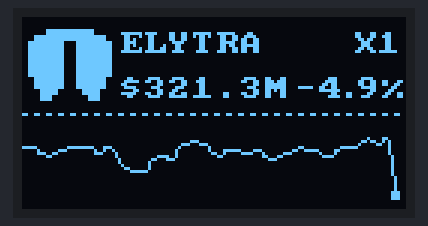
Bench run of a program on a simulated ESP32. On the bench: 128×64 one-colour display. What the program prints to the serial monitor is not drawn.

Above: at 0.1 s.

The program:

main.cpp
```cpp
#include <Adafruit_SSD1306.h>
#include <Adafruit_GFX.h>
#include <wire.h>

#define SCREEN_WIDTH 128
#define SCREEN_HEIGHT 64

Adafruit_SSD1306 display(SCREEN_WIDTH, SCREEN_HEIGHT, &Wire, -1);

//lopaka generated code
static const unsigned char PROGMEM image_Example_frame_bits[] = {0x00,0x00,0x00,0x00,0x00,0x00,0x00,0x00,0x00,0x00,0x00,0x00,0x00,0x00,0x00,0x00,0x00,0x00,0x00,0x00,0x00,0x00,0x00,0x00,0x00,0x00,0x00,0x00,0x00,0x00,0x00,0x00,0x00,0x00,0x00,0x00,0x00,0x00,0x00,0x00,0x00,0x00,0x00,0x00,0x00,0x00,0x00,0x00,0x00,0x00,0x00,0x00,0x00,0x00,0x00,0x00,0x00,0x00,0x00,0x00,0x00,0x00,0x00,0x00,0x00,0xff,0xff,0x00,0x00,0x00,0x00,0x00,0x00,0x00,0x00,0x00,0x00,0x00,0x00,0x00,0x00,0xff,0xff,0x00,0x7f,0x78,0x66,0x7e,0x7e,0x18,0x00,0x00,0x00,0x01,0x8c,0x60,0x0f,0xff,0xff,0xf0,0x31,0x30,0x66,0x5a,0x33,0x3c,0x00,0x00,0x00,0x01,0x8c,0xe0,0x0f,0xff,0xff,0xf0,0x34,0x30,0x66,0x18,0x33,0x66,0x00,0x00,0x00,0x00,0xd8,0x60,0x3f,0xfc,0x3f,0xfc,0x3c,0x30,0x3c,0x18,0x3e,0x66,0x00,0x00,0x00,0x00,0x70,0x60,0x3f,0xfc,0x3f,0xfc,0x34,0x31,0x18,0x18,0x36,0x7e,0x00,0x00,0x00,0x00,0x70,0x60,0x3f,0xfc,0x3f,0xfc,0x31,0x33,0x18,0x18,0x33,0x66,0x00,0x00,0x00,0x00,0xd8,0x60,0x3f,0xfc,0x3f,0xfc,0x7f,0x7f,0x3c,0x3c,0x73,0x66,0x00,0x00,0x00,0x01,0x8d,0xf8,0x3f,0xfc,0x3f,0xfc,0x00,0x00,0x00,0x00,0x00,0x00,0x00,0x00,0x00,0x00,0x00,0x00,0x3f,0xfc,0x3f,0xfc,0x00,0x00,0x00,0x00,0x00,0x00,0x00,0x00,0x00,0x00,0x00,0x00,0x3f,0xfc,0x3f,0xfc,0x00,0x00,0x00,0x00,0x00,0x00,0x00,0x00,0x00,0x00,0x00,0x00,0x3f,0xfc,0x3f,0xfc,0x00,0x00,0x00,0x00,0x00,0x00,0x00,0x00,0x00,0x00,0x00,0x00,0x3f,0xfc,0x3f,0xfc,0x00,0x00,0x00,0x00,0x00,0x00,0x00,0x00,0x00,0x00,0x00,0x00,0x3f,0xfc,0x3f,0xfc,0x00,0x00,0x00,0x00,0x00,0x00,0x00,0x00,0x00,0x00,0x00,0x00,0x3f,0xfc,0x3f,0xfc,0x00,0x00,0x00,0x00,0x00,0x00,0x00,0x00,0x00,0x00,0x00,0x00,0x3f,0xfc,0x3f,0xfc,0x00,0x00,0x00,0x00,0x00,0x00,0x00,0x00,0x00,0x00,0x00,0x00,0x0f,0xfc,0x3f,0xf0,0x18,0x3c,0x3c,0x18,0x00,0x3c,0x63,0x00,0x03,0x80,0x78,0x00,0x0f,0xfc,0x3f,0xf0,0x3e,0x66,0x66,0x38,0x00,0x66,0x77,0x00,0x07,0x80,0xcc,0xc6,0x0f,0xfc,0x3f,0xf0,0x60,0x06,0x06,0x18,0x00,0x06,0x7f,0x00,0x0d,0x80,0xcc,0xcc,0x0f,0xfc,0x3f,0xf0,0x3c,0x1c,0x1c,0x18,0x00,0x1c,0x7f,0x0f,0x99,0x80,0x7c,0x18,0x03,0xf0,0x0f,0xc0,0x06,0x06,0x30,0x18,0x00,0x06,0x6b,0x00,0x1f,0xc0,0x0c,0x30,0x03,0xf0,0x0f,0xc0,0x7c,0x66,0x66,0x18,0x18,0x66,0x63,0x00,0x01,0x8c,0x18,0x66,0x03,0xc0,0x03,0xc0,0x18,0x3c,0x7e,0x7e,0x18,0x3c,0x63,0x00,0x03,0xcc,0x70,0xc6,0x03,0xc0,0x03,0xc0,0x00,0x00,0x00,0x00,0x00,0x00,0x00,0x00,0x00,0x00,0x00,0x00,0x00,0x00,0x00,0x00,0x00,0x00,0x00,0x00,0x00,0x00,0x00,0x00,0x00,0x00,0x00,0x00,0x00,0x00,0x00,0x00,0x00,0x00,0x00,0x00,0x00,0x00,0x00,0x00,0x00,0x00,0x00,0x00,0x00,0x00,0x00,0x00,0x00,0x00,0x00,0x00,0x00,0x00,0x00,0x00,0x00,0x00,0x00,0x00,0x00,0x00,0x00,0x00,0x00,0x00,0x00,0x00,0x00,0x00,0x00,0x00,0x00,0x00,0x00,0x00,0xcc,0xcc,0xcc,0xcc,0xcc,0xcc,0xcc,0xcc,0xcc,0xcc,0xcc,0xcc,0xcc,0xcc,0xcc,0xcc,0x00,0x00,0x00,0x00,0x00,0x00,0x00,0x00,0x00,0x00,0x00,0x00,0x00,0x00,0x00,0x00,0x00,0x00,0x00,0x00,0x00,0x00,0x00,0x00,0x00,0x00,0x00,0x00,0x00,0x00,0x00,0x00,0x00,0x00,0x00,0x00,0x00,0x00,0x00,0x00,0x00,0x00,0x00,0x00,0x00,0x00,0x00,0x00,0x00,0x00,0x00,0x00,0x00,0x00,0x00,0x00,0x00,0x00,0x00,0x00,0x00,0x00,0x00,0x00,0x00,0x00,0x00,0x00,0x00,0x00,0x00,0x00,0x00,0x00,0x00,0x00,0x00,0x00,0x00,0x00,0x00,0x00,0x00,0x00,0x00,0x00,0x00,0x00,0x00,0x00,0x00,0x00,0x00,0x00,0x00,0x00,0x00,0x00,0x00,0x00,0x00,0x00,0x00,0x00,0x00,0x00,0x00,0x00,0x00,0x00,0x00,0x00,0x00,0x00,0x00,0x00,0x00,0x00,0x00,0x00,0x00,0x00,0x00,0x00,0x00,0x00,0x10,0xc0,0x00,0x00,0x00,0x00,0x00,0x00,0x00,0xe0,0x00,0x00,0x00,0x00,0x00,0x00,0x6c,0xa0,0x00,0x00,0x00,0x00,0x00,0x00,0x07,0x1c,0x00,0x00,0x00,0x00,0x00,0x00,0x83,0x20,0xf8,0x01,0xff,0x1c,0x00,0x00,0x08,0x02,0x00,0x00,0x00,0x0c,0x00,0x3f,0x00,0x20,0x04,0x0e,0x00,0x92,0x00,0x00,0x10,0x02,0x1f,0x87,0x00,0x33,0xe0,0xc0,0x00,0x20,0x07,0x30,0x00,0xe1,0x00,0x00,0x10,0x01,0x90,0x78,0x81,0xc0,0x10,0x80,0x00,0x20,0x00,0xc0,0x00,0x01,0x00,0x07,0x90,0x00,0x60,0x00,0xc6,0x00,0x0f,0x00,0x00,0x10,0x00,0x00,0x00,0x00,0x80,0x18,0xe0,0x00,0x00,0x00,0x38,0x00,0x00,0x00,0x00,0x10,0x00,0x00,0x00,0x00,0x80,0x20,0x00,0x00,0x00,0x00,0x00,0x00,0x00,0x00,0x00,0x10,0x00,0x00,0x00,0x00,0x40,0x20,0x00,0x00,0x00,0x00,0x00,0x00,0x00,0x00,0x00,0x10,0x00,0x00,0x00,0x00,0x30,0x20,0x00,0x00,0x00,0x00,0x00,0x00,0x00,0x00,0x00,0x10,0x00,0x00,0x00,0x00,0x0f,0xc0,0x00,0x00,0x00,0x00,0x00,0x00,0x00,0x00,0x00,0x10,0x00,0x00,0x00,0x00,0x00,0x00,0x00,0x00,0x00,0x00,0x00,0x00,0x00,0x00,0x00,0x10,0x00,0x00,0x00,0x00,0x00,0x00,0x00,0x00,0x00,0x00,0x00,0x00,0x00,0x00,0x00,0x08,0x00,0x00,0x00,0x00,0x00,0x00,0x00,0x00,0x00,0x00,0x00,0x00,0x00,0x00,0x00,0x08,0x00,0x00,0x00,0x00,0x00,0x00,0x00,0x00,0x00,0x00,0x00,0x00,0x00,0x00,0x00,0x08,0x00,0x00,0x00,0x00,0x00,0x00,0x00,0x00,0x00,0x00,0x00,0x00,0x00,0x00,0x00,0x08,0x00,0x00,0x00,0x00,0x00,0x00,0x00,0x00,0x00,0x00,0x00,0x00,0x00,0x00,0x00,0x08,0x00,0x00,0x00,0x00,0x00,0x00,0x00,0x00,0x00,0x00,0x00,0x00,0x00,0x00,0x00,0x1c,0x00,0x00,0x00,0x00,0x00,0x00,0x00,0x00,0x00,0x00,0x00,0x00,0x00,0x00,0x00,0x1c,0x00,0x00,0x00,0x00,0x00,0x00,0x00,0x00,0x00,0x00,0x00,0x00,0x00,0x00,0x00,0x1c,0x00,0x00,0x00,0x00,0x00,0x00,0x00,0x00,0x00,0x00,0x00,0x00,0x00,0x00,0x00,0x00,0x00,0x00,0x00,0x00,0x00,0x00,0x00,0x00,0x00,0x00,0x00,0x00,0x00,0x00,0x00,0x00,0x00,0x00,0x00,0x00,0x00,0x00,0x00,0x00,0x00,0x00,0x00,0x00,0x00,0x00,0x00,0x00};
void drawScreen_1(void) {
    display.clearDisplay();
    display.drawBitmap(0, 0, image_Example_frame_bits, 128, 64, SSD1306_WHITE);
    display.display();
}
//end lopaka generated code

void setup() {
    Serial.begin(115200);
    Serial.println("starting oled setup");
    Wire.begin(21, 22);
    if(!display.begin(SSD1306_SWITCHCAPVCC, 0x3C)){
        Serial.println("SSD1306 allocation failed");
        for(;;);
    };
    Serial.println("INITIALIZED DISPLAY YESSSS");
    drawScreen_1();
};

void loop() {
    delay(100);
}
```
